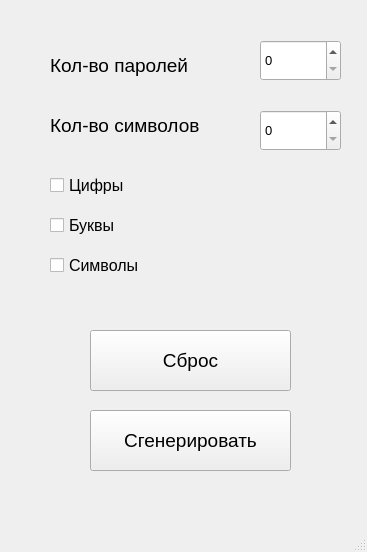
<?xml version="1.0" encoding="UTF-8"?>
<ui version="4.0">
 <class>MainWindow</class>
 <widget class="QMainWindow" name="MainWindow">
  <property name="geometry">
   <rect>
    <x>0</x>
    <y>0</y>
    <width>367</width>
    <height>552</height>
   </rect>
  </property>
  <property name="minimumSize">
   <size>
    <width>367</width>
    <height>367</height>
   </size>
  </property>
  <property name="maximumSize">
   <size>
    <width>634</width>
    <height>634</height>
   </size>
  </property>
  <property name="windowTitle">
   <string>Генератор паролей</string>
  </property>
  <property name="windowOpacity">
   <double>1.000000000000000</double>
  </property>
  <widget class="QWidget" name="centralwidget">
   <widget class="QPushButton" name="gen">
    <property name="geometry">
     <rect>
      <x>90</x>
      <y>410</y>
      <width>201</width>
      <height>61</height>
     </rect>
    </property>
    <property name="font">
     <font>
      <pointsize>14</pointsize>
     </font>
    </property>
    <property name="text">
     <string>Сгенерировать</string>
    </property>
   </widget>
   <widget class="QLabel" name="label">
    <property name="geometry">
     <rect>
      <x>50</x>
      <y>40</y>
      <width>191</width>
      <height>51</height>
     </rect>
    </property>
    <property name="font">
     <font>
      <pointsize>14</pointsize>
     </font>
    </property>
    <property name="text">
     <string>Кол-во паролей</string>
    </property>
   </widget>
   <widget class="QSpinBox" name="coun_pass">
    <property name="geometry">
     <rect>
      <x>260</x>
      <y>40</y>
      <width>81</width>
      <height>41</height>
     </rect>
    </property>
    <property name="font">
     <font>
      <pointsize>10</pointsize>
     </font>
    </property>
   </widget>
   <widget class="QPushButton" name="reset">
    <property name="geometry">
     <rect>
      <x>90</x>
      <y>330</y>
      <width>201</width>
      <height>61</height>
     </rect>
    </property>
    <property name="font">
     <font>
      <pointsize>14</pointsize>
     </font>
    </property>
    <property name="text">
     <string>Сброс</string>
    </property>
   </widget>
   <widget class="QSpinBox" name="count_symbols">
    <property name="geometry">
     <rect>
      <x>260</x>
      <y>110</y>
      <width>81</width>
      <height>41</height>
     </rect>
    </property>
    <property name="font">
     <font>
      <pointsize>10</pointsize>
     </font>
    </property>
   </widget>
   <widget class="QLabel" name="label_2">
    <property name="geometry">
     <rect>
      <x>50</x>
      <y>100</y>
      <width>191</width>
      <height>51</height>
     </rect>
    </property>
    <property name="font">
     <font>
      <pointsize>14</pointsize>
     </font>
    </property>
    <property name="text">
     <string>Кол-во символов</string>
    </property>
   </widget>
   <widget class="QCheckBox" name="digit">
    <property name="geometry">
     <rect>
      <x>50</x>
      <y>170</y>
      <width>131</width>
      <height>31</height>
     </rect>
    </property>
    <property name="font">
     <font>
      <pointsize>12</pointsize>
     </font>
    </property>
    <property name="text">
     <string>Цифры</string>
    </property>
   </widget>
   <widget class="QCheckBox" name="alpha">
    <property name="geometry">
     <rect>
      <x>50</x>
      <y>210</y>
      <width>131</width>
      <height>31</height>
     </rect>
    </property>
    <property name="font">
     <font>
      <pointsize>12</pointsize>
     </font>
    </property>
    <property name="text">
     <string>Буквы</string>
    </property>
   </widget>
   <widget class="QCheckBox" name="symbol">
    <property name="geometry">
     <rect>
      <x>50</x>
      <y>250</y>
      <width>131</width>
      <height>31</height>
     </rect>
    </property>
    <property name="font">
     <font>
      <pointsize>12</pointsize>
     </font>
    </property>
    <property name="text">
     <string>Символы</string>
    </property>
   </widget>
  </widget>
  <widget class="QMenuBar" name="menubar">
   <property name="geometry">
    <rect>
     <x>0</x>
     <y>0</y>
     <width>367</width>
     <height>26</height>
    </rect>
   </property>
  </widget>
  <widget class="QStatusBar" name="statusbar"/>
 </widget>
 <resources/>
 <connections/>
</ui>
